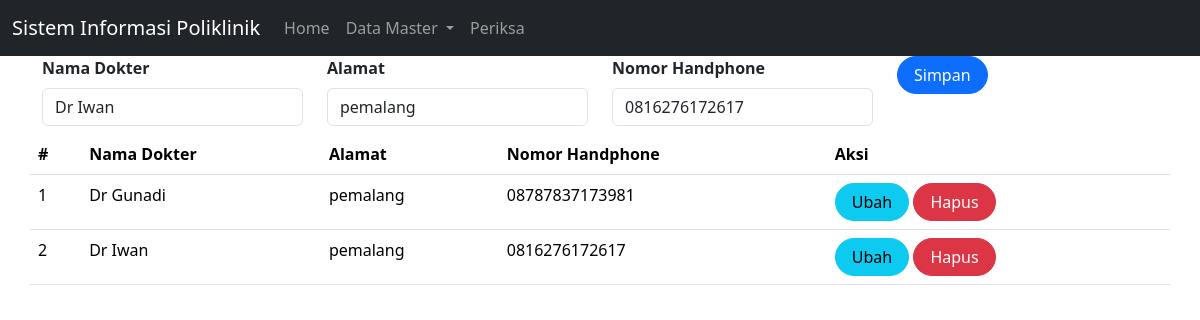
/dokter.php?id=11, run on the app's committed database.
### tables this page shows
CREATE TABLE `dokter` (
  `id` int(11) NOT NULL,
  `nama` varchar(255) DEFAULT NULL,
  `alamat` varchar(255) DEFAULT NULL,
  `no_hp` varchar(50) DEFAULT NULL
);

### dokter.php (the view, shortened to what this page needs)
<!doctype html>
<html lang="en">
  <head>
    <link href="https://cdn.jsdelivr.net/npm/bootstrap@5.3.2/dist/css/bootstrap.min.css" rel="stylesheet">
  </head>
  <body>
  <nav class="navbar navbar-expand-lg  navbar-dark bg-dark">
  <div class="container-fluid">
    <a class="navbar-brand" href="#">
      Sistem Informasi Poliklinik
    </a>
    <div class="collapse navbar-collapse" id="navbarNavDropdown">
      <ul class="navbar-nav">
        <li class="nav-item">
          <a class="nav-link" aria-current="page" href="index.php">
            Home
          </a>
        </li>
        <li class="nav-item dropdown">
          <a class="nav-link dropdown-toggle" href="#" role="button"
          data-bs-toggle="dropdown" aria-expanded="false">
            Data Master
          </a>
        </li>
        <li class="nav-item">
          <a class="nav-link"
          href="periksa.php?page=periksa">
            Periksa
          </a>
        </li>
      </ul>
    </div>
  </div>
</nav>
<?php
include'koneksi.php';
?>
<body>
<div class="container">
    <form class="form row"  method="POST" action="" name="myForm" onsubmit="return(validate());">
    <?php
    $nama = '';
    $alamat = '';
    $no_hp = '';
    if (isset($_GET['id'])) {
        $ambil = mysqli_query($mysqli,
        "SELECT * FROM dokter
        WHERE id='" . $_GET['id'] . "'");
        while ($row = mysqli_fetch_array($ambil)) {
            $nama = $row['nama'];
            $alamat = $row['alamat'];
            $no_hp = $row['no_hp'];
        }
    ?>
    <?php
    }
    ?>
    <div class="col">
        <label for="inputNama" class="form-label fw-bold">
            Nama Dokter
        </label>
        <input type="varchar" class="form-control" name="nama" id="inputNama" placeholder="Nama" value="<?php echo $nama ?>">
    </div>
    <div class="col">
        <label for="inputAlamat" class="form-label fw-bold">
            Alamat
        </label>
        <input type="varchar" class="form-control" name="alamat" id="inputAlamat" placeholder="Alamat" value="<?php echo $alamat ?>">
    </div>
    <div class="col mb-2">
        <label for="inputNo_hp" class="form-label fw-bold">
        Nomor Handphone
        </label>
        <input type="varchar" class="form-control" name="no_hp" id="inputNo_hp" placeholder="Nomor Handphone" value="<?php echo $no_hp ?>">
    </div>
    <div class="col">
        <button type="submit" class="btn btn-primary rounded-pill px-3" name="simpan">Simpan</button>
    </div>
<table class="table table-hover">
    <thead>
        <tr>
            <th scope="col">#</th>
            <th scope="col">Nama Dokter</th>
            <th scope="col">Alamat</th>
            <th scope="col">Nomor Handphone</th>
            <th scope="col">Aksi</th>
        </tr>
    </thead>
    <tbody>
    <?php
    $result = mysqli_query(
    $mysqli,"SELECT * FROM dokter ORDER BY nama"
    );
$no = 1;
while ($data = mysqli_fetch_array($result)) {
?>
    <tr>
        <td><?php echo $no++ ?></td>
        <td><?php echo $data['nama'] ?></td>
        <td><?php echo $data['alamat'] ?></td>
        <td><?php echo $data['no_hp'] ?></td>
                <td>
                    <a class="btn btn-info rounded-pill px-3"
                    href="dokter.php?id=<?php echo $data['id'] ?>">Ubah
                    </a>
                    <a class="btn btn-danger rounded-pill px-3"
                    href=dokter.php?id=<?php echo $data['id'] ?>&aksi=hapus">Hapus
                    </a>
                </td>
            </tr>
        <?php
        }
        ?>
    </tbody>
</form>
</body>
</html>

### data on the page
dokter: nama "Dr Iwan", alamat "pemalang", no_hp "0816276172617"
dokter: nama "Dr Gunadi", alamat "pemalang", no_hp "08787837173981"
